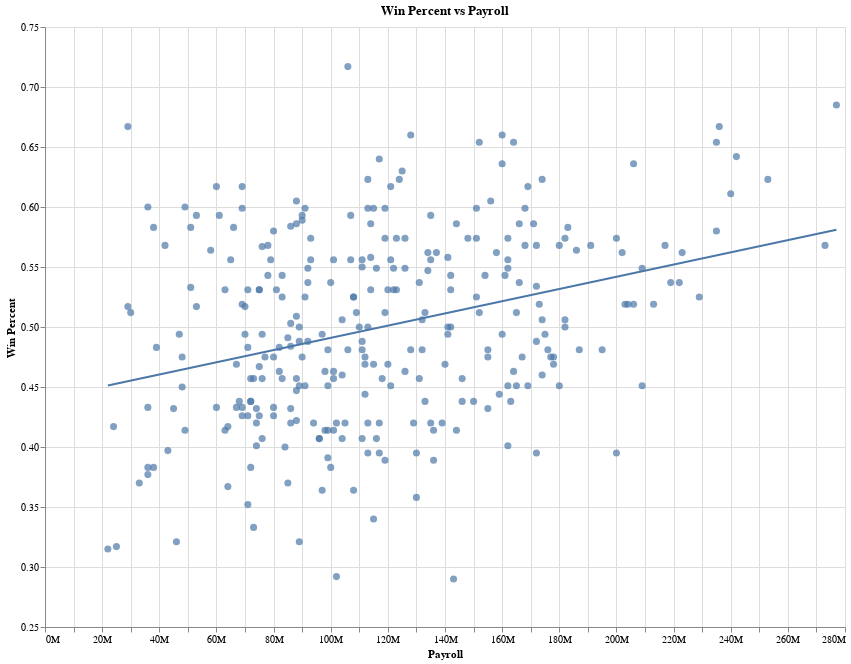

Notebook code cell kept with this figure:
### Markdown cell above
## Altair

### Code cell
scatter = alt.Chart(df).mark_circle(size=50).encode(
    # x='Payroll',
    x=alt.X('Payroll',
            axis=alt.Axis(format='~s')),
    y=alt.Y('Win_Percent',
            title="Win Percent",
            scale=alt.Scale(zero=False)),
    tooltip=['Season', 'Team', 'League', 'Division', 'Payroll', 'Win_Percent']
).properties(
    title="Win Percent vs Payroll",
    width=800,
    height=600
).interactive()

scatter + scatter.transform_regression('Payroll', 'Win_Percent').mark_line()

### Figure 1 — Vega-Lite specification as saved in the notebook (floating-point values rounded to 4 significant figures; data arrays with more than 128 entries replaced by an {"elided": "..."} marker saying what was removed)
{"config": {"view": {"continuousWidth": 300, "continuousHeight": 300}}, "layer": [{"mark": {"type": "circle", "size": 50}, "encoding": {"tooltip": [{"field": "Season", "type": "quantitative"}, {"field": "Team", "type": "nominal"}, {"field": "League", "type": "nominal"}, {"field": "Division", "type": "nominal"}, {"field": "Payroll", "type": "quantitative"}, {"field": "Win_Percent", "type": "quantitative"}], "x": {"axis": {"format": "~s"}, "field": "Payroll", "type": "quantitative"}, "y": {"field": "Win_Percent", "scale": {"zero": false}, "title": "Win Percent", "type": "quantitative"}}, "name": "view_1", "title": "Win Percent vs Payroll"}, {"mark": {"type": "line"}, "encoding": {"tooltip": [{"field": "Season", "type": "quantitative"}, {"field": "Team", "type": "nominal"}, {"field": "League", "type": "nominal"}, {"field": "Division", "type": "nominal"}, {"field": "Payroll", "type": "quantitative"}, {"field": "Win_Percent", "type": "quantitative"}], "x": {"axis": {"format": "~s"}, "field": "Payroll", "type": "quantitative"}, "y": {"field": "Win_Percent", "scale": {"zero": false}, "title": "Win Percent", "type": "quantitative"}}, "title": "Win Percent vs Payroll", "transform": [{"on": "Payroll", "regression": "Win_Percent"}]}], "data": {"name": "data-d18687d76ef5fe3d3b4980f034cbe18e"}, "height": 600, "params": [{"name": "param_1", "select": {"type": "interval", "encodings": ["x", "y"]}, "bind": "scales", "views": ["view_1"]}], "width": 800, "$schema": "https://vega.github.io/schema/vega-lite/v5.8.0.json", "datasets": {"data-d18687d76ef5fe3d3b4980f034cbe18e": {"elided": "300 records"}}}
